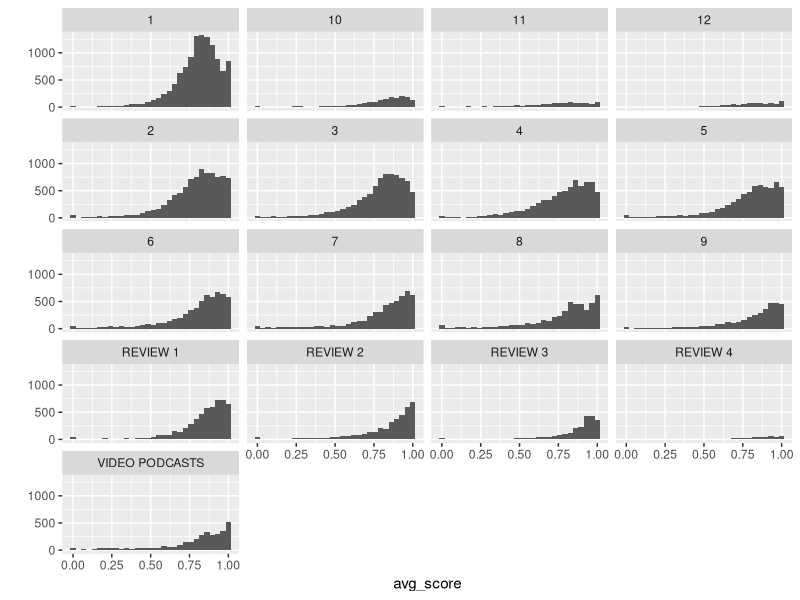
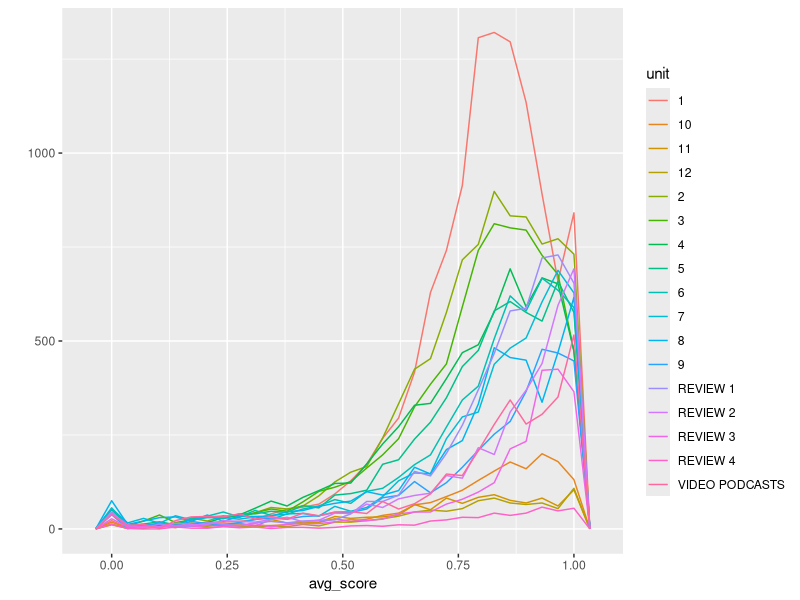
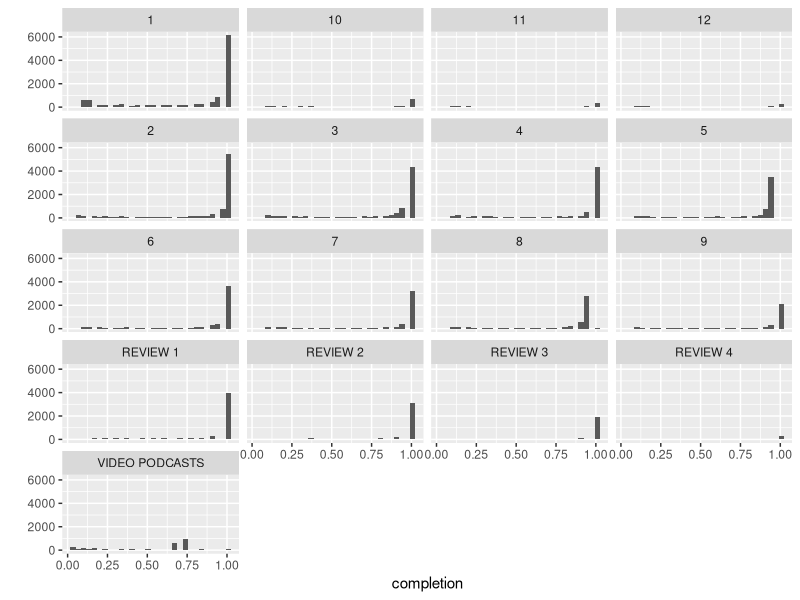
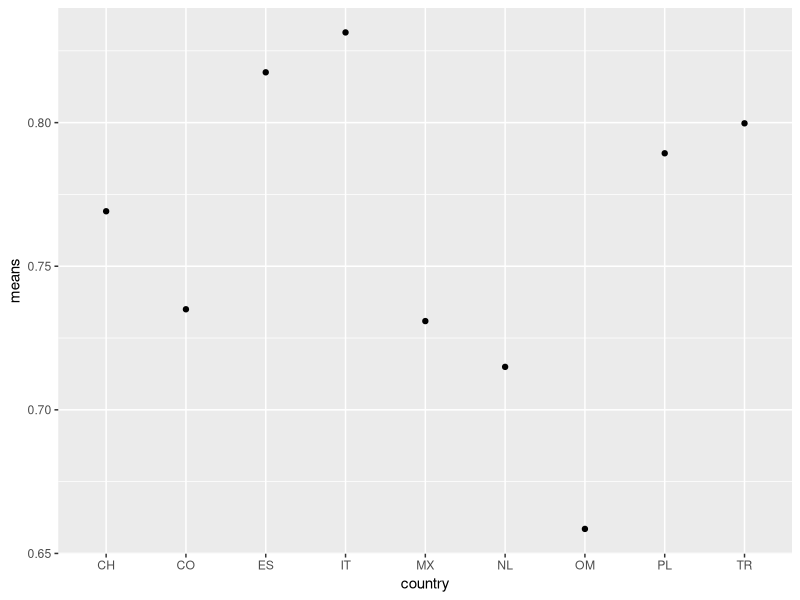

The R script that drew these images, in order: (Note: this script raises an error after producing the figures.)
## ---- chunk 1
knitr::opts_chunk$set(echo = TRUE, message = FALSE, warning = FALSE)
## ---- chunk 2
dt <- dt <- read.csv("data.csv", header = T, sep = ",")
head(dt)

## ---- chunk 3
dim(dt)
## ---- chunk 4
str(dt)
## ---- chunk 5

library(plyr)
library(ggplot2)
## ---- chunk 6

levels(dt$unit)
levels(dt$unit) <- c("1", "2", "3", "4", "5", "6", "7", "8", "9", "10", "11", "12", "REVIEW 1", "REVIEW 2", "REVIEW 3", "REVIEW 4", "VIDEO PODCASTS") 

qplot(x = avg_score, data = dt) +
  facet_wrap(~unit, ncol = 4)

qplot(x = avg_score, data = dt, geom = "freqpoly", color = unit)
  
## ---- chunk 7
qplot(x = completion, data = dt) +
  facet_wrap(~unit, ncol = 4)
## ---- chunk 8
#install.packages("tidyr")
library(tidyr)
library(dplyr)

dt2 <- data.frame(dt$country, dt$avg_score)
colnames(dt2) <- c("country", "avg_score")

dt2 <- subset(dt2, dt$country != "") #subet of obs. with known countries
dt3 <- dt2 %>%
        group_by(country) %>%
        mutate(id = row_number()) %>%
        spread(country, avg_score) %>%
        select(-id)

stud_num <- apply(dt3, 2, function(x) length(which(!is.na(x)))) #Variable: How many non-NA's is there in a column?

means <- apply(dt3, 2, function(x) mean(x, na.rm = T)) #Variable: Means of average scores for every country
sd <- apply(dt3, 2, function(x) sd(x, na.rm = T))#Variable: Standard Deviation from the mean

dt5 <- data.frame(means, stud_num, sd)#Data frame with new variables

dt6 <- dt5[dt5$stud_num > 500, ] #Data frame with countries that have more than 500 observations
dt6$country <- rownames(dt6) #add Country as variable
rownames(dt6) <- 1:9 #Remove country names from rownames()

ggplot(data = dt6) +
  geom_point(mapping = aes(x = country, y = means)) #mean avg. scores for every country

## ---- chunk 9
summary(dt$in_course)

reg <- lm(avg_score~in_course, data = dt)
summary(reg)

plot(dt$in_course, dt$avg_score)

## ---- chunk 10
summary(dt$inv_rate)
reg2 <- lm(avg_score~inv_rate, data = dt)
summary(reg2)

plot(dt$inv_rate, dt$avg_score, xlab = "Inversion Rate", ylab = "Average Score")
abline(reg2, col="red")

